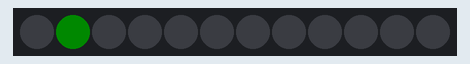
Recording of a sketch running on a simulated Arduino Uno, built with avr-gcc and run on an emulated ATmega328P. Shown: 12 RGB LEDs in strip order, left to right. Dim RGB values are drawn brighter than linear.

Above: at 0.3 s.
At 0.7 s:
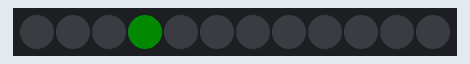
At 1.3 s:
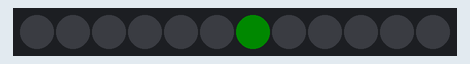
At 2.4 s:
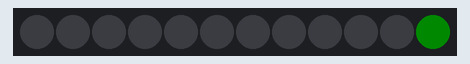
At 3.71 s:
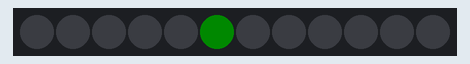
At 4.81 s:
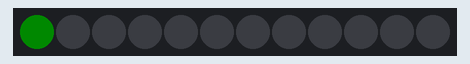

The sketch:

sketch_apr09c.ino
```cpp
#include <Adafruit_NeoPixel.h>
#define PIN        2
#define NUMPIXELS 12

Adafruit_NeoPixel pixels(NUMPIXELS, PIN, NEO_GRB + NEO_KHZ800);
#define DELAYVAL 200

void setup() {
  // put your setup code here, to run once:
  pixels.begin();
}

void loop() {
  // put your main code here, to run repeatedly:
  pixels.clear();
  int j;
  for(int i=0; i<NUMPIXELS*2; i++) {
    pixels.clear();
    j=i;
    if(j>=NUMPIXELS)j=NUMPIXELS-(i-NUMPIXELS+1);
    pixels.setPixelColor(j, pixels.Color(0, 10, 0));
    pixels.show();
    delay(DELAYVAL);
  }
}
```

Measured:
- by itself, everything shown: repeats every 4.8 s, in 22 steps
- what the display in image 3 shows lasts 0.4 s, from 2.2 s to 2.6 s
